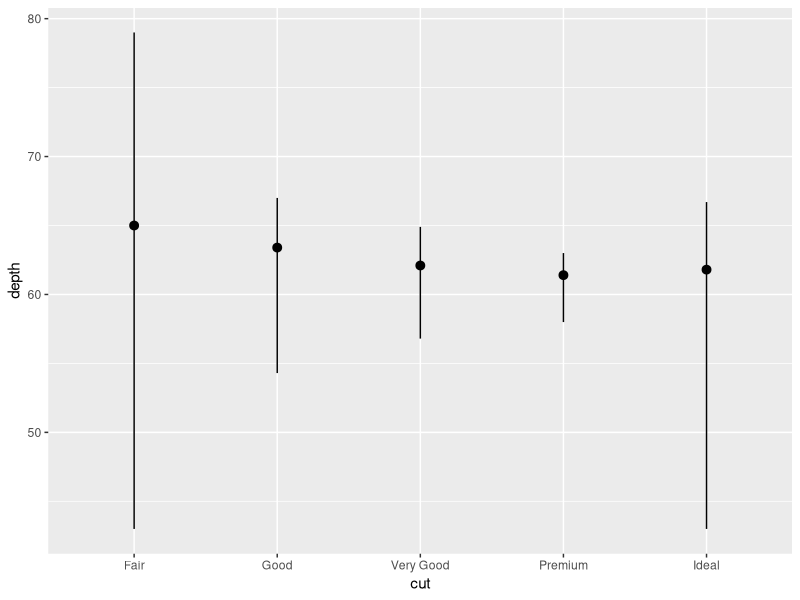
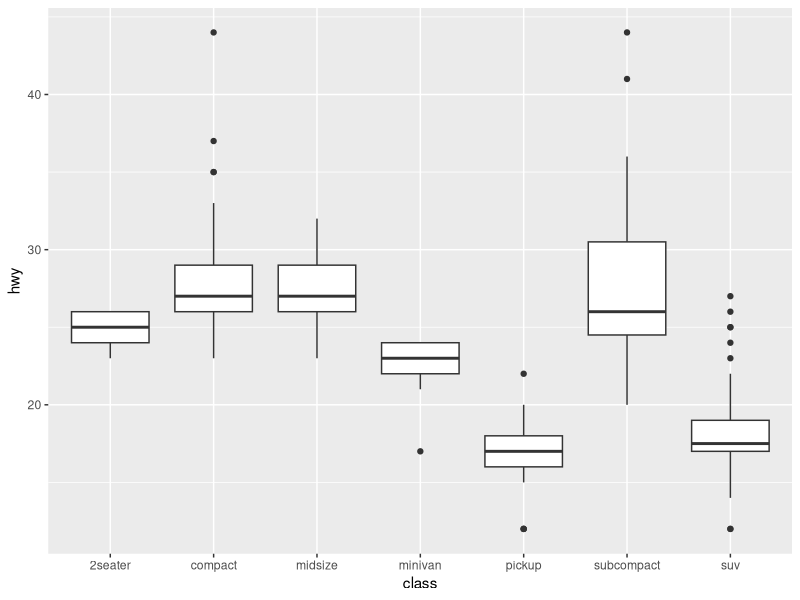

Write the R code that produced these figures, in order.
## setwd('C:/Users/Sky/Documents/R/win-library/3.4')

####### Basic R Review Chapter 3

library(tidyverse)

p1 <- ggplot(data = mpg) + 
  ## Mapping argument: Defines how variables in your ds are mapped to visual properties
  geom_point(mapping = aes(x = displ, y = hwy))

## This looks the same w/o the mapping argument
p2 <- ggplot(data = mpg, aes(x = displ, y = hwy)) +
  geom_point()

####### Aesthetic mappings

p3 <- ggplot(data = mpg) +
  geom_point(mapping = aes(x = displ, y = hwy, color = class))

p4 <- ggplot(data = mpg) + 
  geom_point(mapping = aes(x = displ, y = hwy, size = class))

p5 <- ggplot(data = mpg) + 
  geom_point(mapping = aes(x = displ, y = hwy, alpha = class))

p6 <- ggplot(data = mpg) + 
  geom_point(mapping = aes(x = displ, y = hwy, shape = class))

## Facets

p7 <- ggplot(data = mpg) + 
  geom_point(mapping = aes(x = displ, y = hwy)) + 
  facet_wrap(~ class, nrow = 2)

p8 <- ggplot(data = mpg) + 
  geom_point(mapping = aes(x = displ, y = hwy)) + 
  facet_grid(drv ~ cyl)

p9 <- ggplot(data = mpg) + 
  geom_point(mapping = aes(x = displ, y = hwy)) + 
  facet_grid(. ~ cyl)

## Creating smooth lines (LOESS)

p10 <- ggplot(data = mpg) + 
  geom_smooth(mapping = aes(x = displ, y = hwy))

## Split LOESS line by drv values (3 total)
p11 <- ggplot(data = mpg) + 
  geom_smooth(mapping = aes(x = displ, y = hwy, linetype = drv))

p12 <- ggplot(data = mpg) +
  geom_smooth(mapping = aes(x = displ,y = hwy, linetype = drv, color = drv)
              , show.legend = FALSE)

p13 <- ggplot(data = mpg) +
  geom_point(mapping = aes(x = displ, y = hwy)) + 
  geom_smooth(mapping = aes(x = displ, y = hwy)) +
  theme_bw()

## p13 = p14
p14 <- ggplot(data = mpg, mapping = aes(x = displ, y = hwy)) + 
  geom_point() + 
  geom_smooth() +
  theme_bw()

p15 <- ggplot(data = mpg, mapping = aes(x = displ, y = hwy)) + 
  geom_point(aes(color = drv)) + 
  geom_smooth(aes(linetype = drv)) +
  theme_bw()

p16 <- ggplot(data = mpg, mapping = aes(x = displ, y = hwy)) + 
  geom_point(aes(color = drv)) + 
  geom_smooth() +
  theme_bw()

####### Statistical transformations

p17 <- ggplot(data = diamonds) + 
  stat_count(mapping = aes(x = cut))

## Change stat count to proportion values 

p18 <- ggplot(data = diamonds) + 
  geom_bar(mapping = aes(x = cut, y = ..prop.., group = 10))

demo <- tribble(
  ~cut,         ~freq,
  "Fair",       1610,
  "Good",       4906,
  "Very Good",  12082,
  "Premium",    13791,
  "Ideal",      21551
)

## You can generally use geoms and stats interchangeably

p19 <- ggplot(data = demo) +
  geom_bar(mapping = aes(x = cut, y = freq), stat = "identity")

## Review ggplot2 cheatsheet for more stat f(x)

p20 <- ggplot(data = diamonds) + 
  stat_summary(
    mapping = aes(x = cut, y = depth),
    fun.ymin = min,
    fun.ymax = max,
    fun.y = median
  )
p20
####### Position adjustments

p21 <- ggplot(data = diamonds) + 
  geom_bar(mapping = aes(x = cut, colour = cut))

p22 <- ggplot(data = diamonds) + 
  geom_bar(mapping = aes(x = cut, fill = cut))

## Pos Adjustments: identity, dodge, fill

p23 <- ggplot(data = diamonds, mapping = aes(x = cut, fill = clarity)) + 
  geom_bar(alpha = 1/5, position = "identity")

p24 <- ggplot(data = diamonds, mapping = aes(x = cut, colour = clarity)) + 
  geom_bar(fill = NA, position = "identity")

p25 <- ggplot(data = diamonds, mapping = aes(x = cut, fill = clarity)) + 
  geom_bar(alpha = 1/5, position = "stack")

p26 <- ggplot(data = diamonds, aes(x = cut, colour = clarity)) + 
  geom_bar(fill = NA, position = "stack")

p27 <- ggplot(data = diamonds) + 
  geom_bar(aes(x = cut, fill = clarity), position = "dodge")

p28 <- ggplot(data = diamonds, aes(x = cut, fill = clarity)) + 
  geom_bar(position = "dodge")

## Adding randomness seems like a strange way to improve your plot
## position = "jitter" to scatterplot especially if it's clustered

p29 <- ggplot(data = mpg) + 
  geom_point(mapping = aes(x = displ, y = hwy), position = "jitter")

## No jitter
p30 <- ggplot(data = mpg) + 
  geom_point(mapping = aes(x = displ, y = hwy))

####### Coordinate Systems
## Cartesian coordinate system where x & y positions act independently
## coord_flip() switches x and y axes

ggplot(data = mpg, mapping = aes(x = class, y = hwy)) +
  geom_boxplot()

























